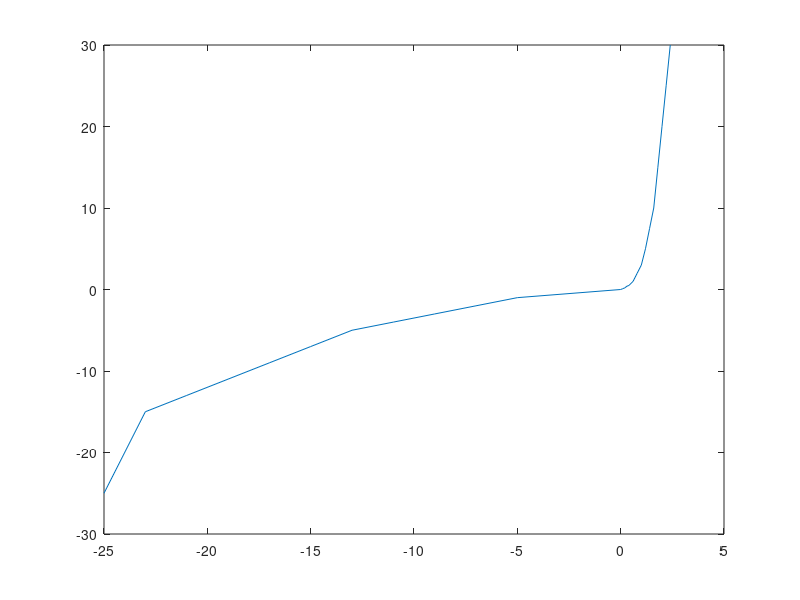

MATLAB code for this plot:
V= [ -25 -23 -21 -19 -17 -15 -13 -11 -9 -7 -5 0 0.1 0.2 0.3 0.4 0.6 0.8 1.0 1.2 1.4 1.6 1.8 2.0 2.2 2.4];
I= [ -25 -15 -13 -11 -9 -7 -5 -4 -3 -2 -1 0 0.1 0.2 0.4 0.5 1 2 3 5 7.5 10 15 20 25 30];
title('Diode I-V Curve')
xlabel('Voltage (V)')
ylabel('Current (A)')
plot(V,I)
